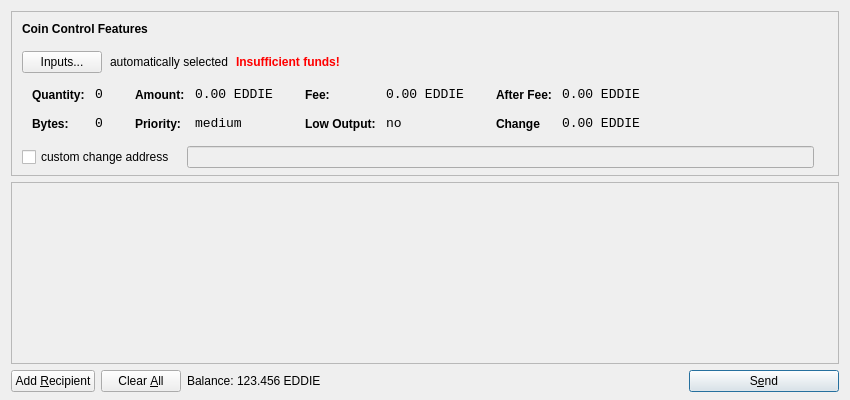
<?xml version="1.0" encoding="UTF-8"?>
<ui version="4.0">
 <class>SendCoinsDialog</class>
 <widget class="QDialog" name="SendCoinsDialog">
  <property name="geometry">
   <rect>
    <x>0</x>
    <y>0</y>
    <width>850</width>
    <height>400</height>
   </rect>
  </property>
  <property name="windowTitle">
   <string>Send Coins</string>
  </property>
  <property name="styleSheet">
   <string notr="true">background-image: url(:/images/bkg2);</string>
  </property>
  <layout class="QVBoxLayout" name="verticalLayout" stretch="0,1,0">
   <property name="bottomMargin">
    <number>8</number>
   </property>
   <item>
    <widget class="QFrame" name="frameCoinControl">
     <property name="sizePolicy">
      <sizepolicy hsizetype="Expanding" vsizetype="Expanding">
       <horstretch>0</horstretch>
       <verstretch>0</verstretch>
      </sizepolicy>
     </property>
     <property name="maximumSize">
      <size>
       <width>16777215</width>
       <height>16777215</height>
      </size>
     </property>
     <property name="frameShape">
      <enum>QFrame::StyledPanel</enum>
     </property>
     <property name="frameShadow">
      <enum>QFrame::Sunken</enum>
     </property>
     <layout class="QVBoxLayout" name="verticalLayoutCoinControl2">
      <property name="spacing">
       <number>6</number>
      </property>
      <property name="leftMargin">
       <number>0</number>
      </property>
      <property name="topMargin">
       <number>0</number>
      </property>
      <property name="rightMargin">
       <number>0</number>
      </property>
      <property name="bottomMargin">
       <number>6</number>
      </property>
      <item>
       <layout class="QVBoxLayout" name="verticalLayoutCoinControl" stretch="0,0,0,0,1">
        <property name="spacing">
         <number>0</number>
        </property>
        <property name="leftMargin">
         <number>10</number>
        </property>
        <property name="topMargin">
         <number>10</number>
        </property>
        <item>
         <layout class="QHBoxLayout" name="horizontalLayoutCoinControl1">
          <property name="bottomMargin">
           <number>15</number>
          </property>
          <item>
           <widget class="QLabel" name="labelCoinControlFeatures">
            <property name="sizePolicy">
             <sizepolicy hsizetype="Preferred" vsizetype="Maximum">
              <horstretch>0</horstretch>
              <verstretch>0</verstretch>
             </sizepolicy>
            </property>
            <property name="font">
             <font>
              <weight>75</weight>
              <bold>true</bold>
             </font>
            </property>
            <property name="styleSheet">
             <string notr="true">font-weight:bold;</string>
            </property>
            <property name="text">
             <string>Coin Control Features</string>
            </property>
           </widget>
          </item>
         </layout>
        </item>
        <item>
         <layout class="QHBoxLayout" name="horizontalLayoutCoinControl2" stretch="0,0,0,0">
          <property name="spacing">
           <number>8</number>
          </property>
          <property name="bottomMargin">
           <number>10</number>
          </property>
          <item>
           <widget class="QPushButton" name="pushButtonCoinControl">
            <property name="styleSheet">
             <string notr="true"/>
            </property>
            <property name="text">
             <string>Inputs...</string>
            </property>
           </widget>
          </item>
          <item>
           <widget class="QLabel" name="labelCoinControlAutomaticallySelected">
            <property name="text">
             <string>automatically selected</string>
            </property>
            <property name="margin">
             <number>5</number>
            </property>
           </widget>
          </item>
          <item>
           <widget class="QLabel" name="labelCoinControlInsuffFunds">
            <property name="font">
             <font>
              <weight>75</weight>
              <bold>true</bold>
             </font>
            </property>
            <property name="styleSheet">
             <string notr="true">color:red;font-weight:bold;</string>
            </property>
            <property name="text">
             <string>Insufficient funds!</string>
            </property>
            <property name="margin">
             <number>5</number>
            </property>
           </widget>
          </item>
          <item>
           <spacer name="horizontalSpacerCoinControl">
            <property name="orientation">
             <enum>Qt::Horizontal</enum>
            </property>
            <property name="sizeHint" stdset="0">
             <size>
              <width>40</width>
              <height>1</height>
             </size>
            </property>
           </spacer>
          </item>
         </layout>
        </item>
        <item>
         <widget class="QWidget" name="widgetCoinControl" native="true">
          <property name="sizePolicy">
           <sizepolicy hsizetype="Preferred" vsizetype="Preferred">
            <horstretch>0</horstretch>
            <verstretch>0</verstretch>
           </sizepolicy>
          </property>
          <property name="minimumSize">
           <size>
            <width>0</width>
            <height>0</height>
           </size>
          </property>
          <property name="styleSheet">
           <string notr="true"/>
          </property>
          <layout class="QHBoxLayout" name="horizontalLayoutCoinControl5">
           <property name="leftMargin">
            <number>0</number>
           </property>
           <property name="topMargin">
            <number>0</number>
           </property>
           <property name="rightMargin">
            <number>0</number>
           </property>
           <property name="bottomMargin">
            <number>0</number>
           </property>
           <item>
            <layout class="QHBoxLayout" name="horizontalLayoutCoinControl3" stretch="0,0,0,1">
             <property name="spacing">
              <number>20</number>
             </property>
             <property name="topMargin">
              <number>0</number>
             </property>
             <property name="bottomMargin">
              <number>10</number>
             </property>
             <item>
              <layout class="QFormLayout" name="formLayoutCoinControl1">
               <property name="horizontalSpacing">
                <number>10</number>
               </property>
               <property name="verticalSpacing">
                <number>14</number>
               </property>
               <property name="leftMargin">
                <number>10</number>
               </property>
               <property name="topMargin">
                <number>4</number>
               </property>
               <property name="rightMargin">
                <number>6</number>
               </property>
               <item row="0" column="0">
                <widget class="QLabel" name="labelCoinControlQuantityText">
                 <property name="styleSheet">
                  <string notr="true">font-weight:bold;</string>
                 </property>
                 <property name="text">
                  <string>Quantity:</string>
                 </property>
                 <property name="margin">
                  <number>0</number>
                 </property>
                </widget>
               </item>
               <item row="0" column="1">
                <widget class="QLabel" name="labelCoinControlQuantity">
                 <property name="font">
                  <font>
                   <family>Monospace</family>
                   <pointsize>10</pointsize>
                  </font>
                 </property>
                 <property name="cursor">
                  <cursorShape>IBeamCursor</cursorShape>
                 </property>
                 <property name="contextMenuPolicy">
                  <enum>Qt::ActionsContextMenu</enum>
                 </property>
                 <property name="text">
                  <string>0</string>
                 </property>
                 <property name="margin">
                  <number>0</number>
                 </property>
                 <property name="textInteractionFlags">
                  <set>Qt::LinksAccessibleByMouse|Qt::TextSelectableByKeyboard|Qt::TextSelectableByMouse</set>
                 </property>
                </widget>
               </item>
               <item row="1" column="0">
                <widget class="QLabel" name="labelCoinControlBytesText">
                 <property name="styleSheet">
                  <string notr="true">font-weight:bold;</string>
                 </property>
                 <property name="text">
                  <string>Bytes:</string>
                 </property>
                </widget>
               </item>
               <item row="1" column="1">
                <widget class="QLabel" name="labelCoinControlBytes">
                 <property name="font">
                  <font>
                   <family>Monospace</family>
                   <pointsize>10</pointsize>
                  </font>
                 </property>
                 <property name="cursor">
                  <cursorShape>IBeamCursor</cursorShape>
                 </property>
                 <property name="contextMenuPolicy">
                  <enum>Qt::ActionsContextMenu</enum>
                 </property>
                 <property name="text">
                  <string>0</string>
                 </property>
                 <property name="textInteractionFlags">
                  <set>Qt::LinksAccessibleByMouse|Qt::TextSelectableByKeyboard|Qt::TextSelectableByMouse</set>
                 </property>
                </widget>
               </item>
              </layout>
             </item>
             <item>
              <layout class="QFormLayout" name="formLayoutCoinControl2">
               <property name="horizontalSpacing">
                <number>10</number>
               </property>
               <property name="verticalSpacing">
                <number>14</number>
               </property>
               <property name="leftMargin">
                <number>6</number>
               </property>
               <property name="topMargin">
                <number>4</number>
               </property>
               <property name="rightMargin">
                <number>6</number>
               </property>
               <item row="0" column="0">
                <widget class="QLabel" name="labelCoinControlAmountText">
                 <property name="styleSheet">
                  <string notr="true">font-weight:bold;</string>
                 </property>
                 <property name="text">
                  <string>Amount:</string>
                 </property>
                 <property name="margin">
                  <number>0</number>
                 </property>
                </widget>
               </item>
               <item row="0" column="1">
                <widget class="QLabel" name="labelCoinControlAmount">
                 <property name="font">
                  <font>
                   <family>Monospace</family>
                   <pointsize>10</pointsize>
                  </font>
                 </property>
                 <property name="cursor">
                  <cursorShape>IBeamCursor</cursorShape>
                 </property>
                 <property name="contextMenuPolicy">
                  <enum>Qt::ActionsContextMenu</enum>
                 </property>
                 <property name="text">
                  <string>0.00 EDDIE</string>
                 </property>
                 <property name="textInteractionFlags">
                  <set>Qt::LinksAccessibleByMouse|Qt::TextSelectableByKeyboard|Qt::TextSelectableByMouse</set>
                 </property>
                </widget>
               </item>
               <item row="1" column="0">
                <widget class="QLabel" name="labelCoinControlPriorityText">
                 <property name="styleSheet">
                  <string notr="true">font-weight:bold;</string>
                 </property>
                 <property name="text">
                  <string>Priority:</string>
                 </property>
                </widget>
               </item>
               <item row="1" column="1">
                <widget class="QLabel" name="labelCoinControlPriority">
                 <property name="font">
                  <font>
                   <family>Monospace</family>
                   <pointsize>10</pointsize>
                  </font>
                 </property>
                 <property name="cursor">
                  <cursorShape>IBeamCursor</cursorShape>
                 </property>
                 <property name="contextMenuPolicy">
                  <enum>Qt::ActionsContextMenu</enum>
                 </property>
                 <property name="text">
                  <string>medium</string>
                 </property>
                 <property name="textInteractionFlags">
                  <set>Qt::LinksAccessibleByMouse|Qt::TextSelectableByKeyboard|Qt::TextSelectableByMouse</set>
                 </property>
                </widget>
               </item>
              </layout>
             </item>
             <item>
              <layout class="QFormLayout" name="formLayoutCoinControl3">
               <property name="horizontalSpacing">
                <number>10</number>
               </property>
               <property name="verticalSpacing">
                <number>14</number>
               </property>
               <property name="leftMargin">
                <number>6</number>
               </property>
               <property name="topMargin">
                <number>4</number>
               </property>
               <property name="rightMargin">
                <number>6</number>
               </property>
               <item row="0" column="0">
                <widget class="QLabel" name="labelCoinControlFeeText">
                 <property name="styleSheet">
                  <string notr="true">font-weight:bold;</string>
                 </property>
                 <property name="text">
                  <string>Fee:</string>
                 </property>
                 <property name="margin">
                  <number>0</number>
                 </property>
                </widget>
               </item>
               <item row="0" column="1">
                <widget class="QLabel" name="labelCoinControlFee">
                 <property name="font">
                  <font>
                   <family>Monospace</family>
                   <pointsize>10</pointsize>
                  </font>
                 </property>
                 <property name="cursor">
                  <cursorShape>IBeamCursor</cursorShape>
                 </property>
                 <property name="contextMenuPolicy">
                  <enum>Qt::ActionsContextMenu</enum>
                 </property>
                 <property name="text">
                  <string>0.00 EDDIE</string>
                 </property>
                 <property name="textInteractionFlags">
                  <set>Qt::LinksAccessibleByMouse|Qt::TextSelectableByKeyboard|Qt::TextSelectableByMouse</set>
                 </property>
                </widget>
               </item>
               <item row="1" column="0">
                <widget class="QLabel" name="labelCoinControlLowOutputText">
                 <property name="styleSheet">
                  <string notr="true">font-weight:bold;</string>
                 </property>
                 <property name="text">
                  <string>Low Output:</string>
                 </property>
                </widget>
               </item>
               <item row="1" column="1">
                <widget class="QLabel" name="labelCoinControlLowOutput">
                 <property name="font">
                  <font>
                   <family>Monospace</family>
                   <pointsize>10</pointsize>
                  </font>
                 </property>
                 <property name="cursor">
                  <cursorShape>IBeamCursor</cursorShape>
                 </property>
                 <property name="contextMenuPolicy">
                  <enum>Qt::ActionsContextMenu</enum>
                 </property>
                 <property name="text">
                  <string>no</string>
                 </property>
                 <property name="textInteractionFlags">
                  <set>Qt::LinksAccessibleByMouse|Qt::TextSelectableByKeyboard|Qt::TextSelectableByMouse</set>
                 </property>
                </widget>
               </item>
              </layout>
             </item>
             <item>
              <layout class="QFormLayout" name="formLayoutCoinControl4">
               <property name="horizontalSpacing">
                <number>10</number>
               </property>
               <property name="verticalSpacing">
                <number>14</number>
               </property>
               <property name="leftMargin">
                <number>6</number>
               </property>
               <property name="topMargin">
                <number>4</number>
               </property>
               <property name="rightMargin">
                <number>6</number>
               </property>
               <item row="0" column="0">
                <widget class="QLabel" name="labelCoinControlAfterFeeText">
                 <property name="styleSheet">
                  <string notr="true">font-weight:bold;</string>
                 </property>
                 <property name="text">
                  <string>After Fee:</string>
                 </property>
                 <property name="margin">
                  <number>0</number>
                 </property>
                </widget>
               </item>
               <item row="0" column="1">
                <widget class="QLabel" name="labelCoinControlAfterFee">
                 <property name="font">
                  <font>
                   <family>Monospace</family>
                   <pointsize>10</pointsize>
                  </font>
                 </property>
                 <property name="cursor">
                  <cursorShape>IBeamCursor</cursorShape>
                 </property>
                 <property name="contextMenuPolicy">
                  <enum>Qt::ActionsContextMenu</enum>
                 </property>
                 <property name="text">
                  <string>0.00 EDDIE</string>
                 </property>
                 <property name="textInteractionFlags">
                  <set>Qt::LinksAccessibleByMouse|Qt::TextSelectableByKeyboard|Qt::TextSelectableByMouse</set>
                 </property>
                </widget>
               </item>
               <item row="1" column="0">
                <widget class="QLabel" name="labelCoinControlChangeText">
                 <property name="styleSheet">
                  <string notr="true">font-weight:bold;</string>
                 </property>
                 <property name="text">
                  <string>Change</string>
                 </property>
                </widget>
               </item>
               <item row="1" column="1">
                <widget class="QLabel" name="labelCoinControlChange">
                 <property name="font">
                  <font>
                   <family>Monospace</family>
                   <pointsize>10</pointsize>
                  </font>
                 </property>
                 <property name="cursor">
                  <cursorShape>IBeamCursor</cursorShape>
                 </property>
                 <property name="contextMenuPolicy">
                  <enum>Qt::ActionsContextMenu</enum>
                 </property>
                 <property name="text">
                  <string>0.00 EDDIE</string>
                 </property>
                 <property name="textInteractionFlags">
                  <set>Qt::LinksAccessibleByMouse|Qt::TextSelectableByKeyboard|Qt::TextSelectableByMouse</set>
                 </property>
                </widget>
               </item>
              </layout>
             </item>
            </layout>
           </item>
          </layout>
         </widget>
        </item>
        <item>
         <layout class="QHBoxLayout" name="horizontalLayoutCoinControl4" stretch="0,0,0">
          <property name="spacing">
           <number>12</number>
          </property>
          <property name="sizeConstraint">
           <enum>QLayout::SetDefaultConstraint</enum>
          </property>
          <property name="topMargin">
           <number>5</number>
          </property>
          <property name="rightMargin">
           <number>5</number>
          </property>
          <item>
           <widget class="QCheckBox" name="checkBoxCoinControlChange">
            <property name="text">
             <string>custom change address</string>
            </property>
           </widget>
          </item>
          <item>
           <widget class="QLineEdit" name="lineEditCoinControlChange">
            <property name="enabled">
             <bool>false</bool>
            </property>
            <property name="sizePolicy">
             <sizepolicy hsizetype="Expanding" vsizetype="Fixed">
              <horstretch>0</horstretch>
              <verstretch>0</verstretch>
             </sizepolicy>
            </property>
           </widget>
          </item>
          <item>
           <widget class="QLabel" name="labelCoinControlChangeLabel">
            <property name="sizePolicy">
             <sizepolicy hsizetype="Preferred" vsizetype="Expanding">
              <horstretch>0</horstretch>
              <verstretch>0</verstretch>
             </sizepolicy>
            </property>
            <property name="minimumSize">
             <size>
              <width>0</width>
              <height>0</height>
             </size>
            </property>
            <property name="text">
             <string/>
            </property>
            <property name="margin">
             <number>3</number>
            </property>
           </widget>
          </item>
         </layout>
        </item>
        <item>
         <spacer name="verticalSpacerCoinControl">
          <property name="orientation">
           <enum>Qt::Vertical</enum>
          </property>
          <property name="sizeHint" stdset="0">
           <size>
            <width>800</width>
            <height>1</height>
           </size>
          </property>
         </spacer>
        </item>
       </layout>
      </item>
     </layout>
    </widget>
   </item>
   <item>
    <widget class="QScrollArea" name="scrollArea">
     <property name="widgetResizable">
      <bool>true</bool>
     </property>
     <widget class="QWidget" name="scrollAreaWidgetContents">
      <property name="geometry">
       <rect>
        <x>0</x>
        <y>0</y>
        <width>830</width>
        <height>172</height>
       </rect>
      </property>
      <layout class="QVBoxLayout" name="verticalLayout_2">
       <property name="leftMargin">
        <number>0</number>
       </property>
       <property name="topMargin">
        <number>0</number>
       </property>
       <property name="rightMargin">
        <number>0</number>
       </property>
       <property name="bottomMargin">
        <number>0</number>
       </property>
       <item>
        <layout class="QVBoxLayout" name="entries">
         <property name="spacing">
          <number>6</number>
         </property>
        </layout>
       </item>
       <item>
        <spacer name="verticalSpacer">
         <property name="orientation">
          <enum>Qt::Vertical</enum>
         </property>
         <property name="sizeHint" stdset="0">
          <size>
           <width>20</width>
           <height>40</height>
          </size>
         </property>
        </spacer>
       </item>
      </layout>
     </widget>
    </widget>
   </item>
   <item>
    <layout class="QHBoxLayout" name="horizontalLayout">
     <item>
      <widget class="QPushButton" name="addButton">
       <property name="toolTip">
        <string>Send to multiple recipients at once</string>
       </property>
       <property name="text">
        <string>Add &amp;Recipient</string>
       </property>
       <property name="icon">
        <iconset resource="../bitcoin.qrc">
         <normaloff>:/icons/add</normaloff>:/icons/add</iconset>
       </property>
       <property name="autoDefault">
        <bool>false</bool>
       </property>
      </widget>
     </item>
     <item>
      <widget class="QPushButton" name="clearButton">
       <property name="sizePolicy">
        <sizepolicy hsizetype="Minimum" vsizetype="Fixed">
         <horstretch>0</horstretch>
         <verstretch>0</verstretch>
        </sizepolicy>
       </property>
       <property name="toolTip">
        <string>Remove all transaction fields</string>
       </property>
       <property name="text">
        <string>Clear &amp;All</string>
       </property>
       <property name="icon">
        <iconset resource="../bitcoin.qrc">
         <normaloff>:/icons/remove</normaloff>:/icons/remove</iconset>
       </property>
       <property name="autoRepeatDelay">
        <number>300</number>
       </property>
       <property name="autoDefault">
        <bool>false</bool>
       </property>
      </widget>
     </item>
     <item>
      <layout class="QHBoxLayout" name="horizontalLayout_2">
       <property name="spacing">
        <number>3</number>
       </property>
       <item>
        <widget class="QLabel" name="label">
         <property name="sizePolicy">
          <sizepolicy hsizetype="Preferred" vsizetype="Fixed">
           <horstretch>0</horstretch>
           <verstretch>0</verstretch>
          </sizepolicy>
         </property>
         <property name="text">
          <string>Balance:</string>
         </property>
        </widget>
       </item>
       <item>
        <widget class="QLabel" name="labelBalance">
         <property name="sizePolicy">
          <sizepolicy hsizetype="Preferred" vsizetype="Fixed">
           <horstretch>0</horstretch>
           <verstretch>0</verstretch>
          </sizepolicy>
         </property>
         <property name="cursor">
          <cursorShape>IBeamCursor</cursorShape>
         </property>
         <property name="text">
          <string>123.456 EDDIE</string>
         </property>
         <property name="textInteractionFlags">
          <set>Qt::LinksAccessibleByMouse|Qt::TextSelectableByKeyboard|Qt::TextSelectableByMouse</set>
         </property>
        </widget>
       </item>
      </layout>
     </item>
     <item>
      <spacer name="horizontalSpacer">
       <property name="orientation">
        <enum>Qt::Horizontal</enum>
       </property>
       <property name="sizeHint" stdset="0">
        <size>
         <width>40</width>
         <height>20</height>
        </size>
       </property>
      </spacer>
     </item>
     <item>
      <widget class="QPushButton" name="sendButton">
       <property name="minimumSize">
        <size>
         <width>150</width>
         <height>0</height>
        </size>
       </property>
       <property name="toolTip">
        <string>Confirm the send action</string>
       </property>
       <property name="text">
        <string>S&amp;end</string>
       </property>
       <property name="icon">
        <iconset resource="../bitcoin.qrc">
         <normaloff>:/icons/send</normaloff>:/icons/send</iconset>
       </property>
       <property name="default">
        <bool>true</bool>
       </property>
      </widget>
     </item>
    </layout>
   </item>
  </layout>
 </widget>
 <resources>
  <include location="../bitcoin.qrc"/>
 </resources>
 <connections/>
</ui>
